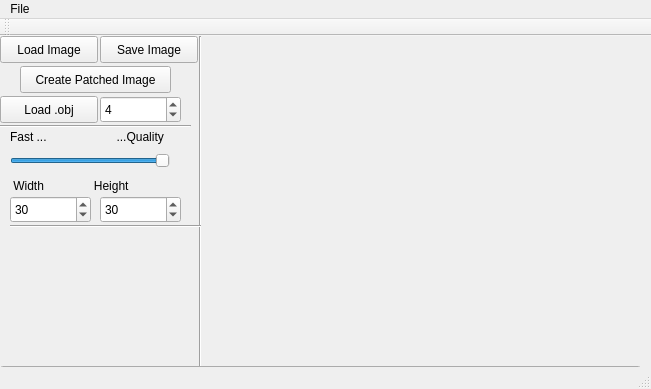
<?xml version="1.0" encoding="UTF-8"?>
<ui version="4.0">
 <class>MainWindow</class>
 <widget class="QMainWindow" name="MainWindow">
  <property name="geometry">
   <rect>
    <x>0</x>
    <y>0</y>
    <width>651</width>
    <height>389</height>
   </rect>
  </property>
  <property name="sizePolicy">
   <sizepolicy hsizetype="Preferred" vsizetype="Preferred">
    <horstretch>0</horstretch>
    <verstretch>0</verstretch>
   </sizepolicy>
  </property>
  <property name="windowTitle">
   <string>MainWindow</string>
  </property>
  <widget class="QWidget" name="centralWidget">
   <property name="sizePolicy">
    <sizepolicy hsizetype="Fixed" vsizetype="Fixed">
     <horstretch>0</horstretch>
     <verstretch>0</verstretch>
    </sizepolicy>
   </property>
   <widget class="QLabel" name="label">
    <property name="geometry">
     <rect>
      <x>10</x>
      <y>200</y>
      <width>161</width>
      <height>141</height>
     </rect>
    </property>
    <property name="text">
     <string/>
    </property>
   </widget>
   <widget class="QPushButton" name="pushButton">
    <property name="geometry">
     <rect>
      <x>0</x>
      <y>0</y>
      <width>98</width>
      <height>27</height>
     </rect>
    </property>
    <property name="text">
     <string>Load Image</string>
    </property>
   </widget>
   <widget class="Line" name="line">
    <property name="geometry">
     <rect>
      <x>190</x>
      <y>0</y>
      <width>20</width>
      <height>331</height>
     </rect>
    </property>
    <property name="orientation">
     <enum>Qt::Vertical</enum>
    </property>
   </widget>
   <widget class="Line" name="line_2">
    <property name="geometry">
     <rect>
      <x>0</x>
      <y>80</y>
      <width>191</width>
      <height>20</height>
     </rect>
    </property>
    <property name="orientation">
     <enum>Qt::Horizontal</enum>
    </property>
   </widget>
   <widget class="QPushButton" name="pushButton_2">
    <property name="geometry">
     <rect>
      <x>20</x>
      <y>30</y>
      <width>151</width>
      <height>27</height>
     </rect>
    </property>
    <property name="text">
     <string>Create Patched Image</string>
    </property>
   </widget>
   <widget class="QWidget" name="verticalLayoutWidget">
    <property name="geometry">
     <rect>
      <x>200</x>
      <y>0</y>
      <width>151</width>
      <height>141</height>
     </rect>
    </property>
    <layout class="QVBoxLayout" name="glLayout">
     <item>
      <widget class="QLabel" name="label_2">
       <property name="text">
        <string/>
       </property>
      </widget>
     </item>
    </layout>
   </widget>
   <widget class="QPushButton" name="pushButton_3">
    <property name="geometry">
     <rect>
      <x>0</x>
      <y>60</y>
      <width>98</width>
      <height>27</height>
     </rect>
    </property>
    <property name="text">
     <string>Load .obj</string>
    </property>
   </widget>
   <widget class="Line" name="line_3">
    <property name="geometry">
     <rect>
      <x>10</x>
      <y>180</y>
      <width>191</width>
      <height>20</height>
     </rect>
    </property>
    <property name="orientation">
     <enum>Qt::Horizontal</enum>
    </property>
   </widget>
   <widget class="QSlider" name="horizontalSlider">
    <property name="geometry">
     <rect>
      <x>10</x>
      <y>110</y>
      <width>160</width>
      <height>29</height>
     </rect>
    </property>
    <property name="minimum">
     <number>2</number>
    </property>
    <property name="maximum">
     <number>11</number>
    </property>
    <property name="pageStep">
     <number>2</number>
    </property>
    <property name="value">
     <number>11</number>
    </property>
    <property name="orientation">
     <enum>Qt::Horizontal</enum>
    </property>
   </widget>
   <widget class="QLabel" name="label_3">
    <property name="geometry">
     <rect>
      <x>10</x>
      <y>90</y>
      <width>171</width>
      <height>21</height>
     </rect>
    </property>
    <property name="text">
     <string>Fast ...                     ...Quality</string>
    </property>
   </widget>
   <widget class="QPushButton" name="pushButton_4">
    <property name="geometry">
     <rect>
      <x>100</x>
      <y>0</y>
      <width>98</width>
      <height>27</height>
     </rect>
    </property>
    <property name="text">
     <string>Save Image</string>
    </property>
   </widget>
   <widget class="QProgressBar" name="progressBar">
    <property name="geometry">
     <rect>
      <x>0</x>
      <y>330</y>
      <width>641</width>
      <height>23</height>
     </rect>
    </property>
    <property name="value">
     <number>0</number>
    </property>
    <property name="invertedAppearance">
     <bool>false</bool>
    </property>
   </widget>
   <widget class="QWidget" name="verticalLayoutWidget_2">
    <property name="geometry">
     <rect>
      <x>350</x>
      <y>0</y>
      <width>151</width>
      <height>141</height>
     </rect>
    </property>
    <layout class="QVBoxLayout" name="glLayout_2">
     <item>
      <widget class="QLabel" name="label_4">
       <property name="text">
        <string/>
       </property>
      </widget>
     </item>
    </layout>
   </widget>
   <widget class="QWidget" name="verticalLayoutWidget_3">
    <property name="geometry">
     <rect>
      <x>500</x>
      <y>0</y>
      <width>151</width>
      <height>141</height>
     </rect>
    </property>
    <layout class="QVBoxLayout" name="glLayout_3">
     <item>
      <widget class="QLabel" name="label_5">
       <property name="text">
        <string/>
       </property>
      </widget>
     </item>
    </layout>
   </widget>
   <widget class="QWidget" name="verticalLayoutWidget_4">
    <property name="geometry">
     <rect>
      <x>200</x>
      <y>140</y>
      <width>151</width>
      <height>141</height>
     </rect>
    </property>
    <layout class="QVBoxLayout" name="glLayout_4">
     <item>
      <widget class="QLabel" name="label_6">
       <property name="text">
        <string/>
       </property>
      </widget>
     </item>
    </layout>
   </widget>
   <widget class="QWidget" name="verticalLayoutWidget_5">
    <property name="geometry">
     <rect>
      <x>350</x>
      <y>140</y>
      <width>151</width>
      <height>141</height>
     </rect>
    </property>
    <layout class="QVBoxLayout" name="glLayout_5">
     <item>
      <widget class="QLabel" name="label_7">
       <property name="text">
        <string/>
       </property>
      </widget>
     </item>
    </layout>
   </widget>
   <widget class="QWidget" name="verticalLayoutWidget_6">
    <property name="geometry">
     <rect>
      <x>500</x>
      <y>140</y>
      <width>151</width>
      <height>141</height>
     </rect>
    </property>
    <layout class="QVBoxLayout" name="glLayout_6">
     <item>
      <widget class="QLabel" name="label_8">
       <property name="text">
        <string/>
       </property>
      </widget>
     </item>
    </layout>
   </widget>
   <widget class="QSpinBox" name="spinBox">
    <property name="geometry">
     <rect>
      <x>10</x>
      <y>160</y>
      <width>81</width>
      <height>27</height>
     </rect>
    </property>
    <property name="maximum">
     <number>10000</number>
    </property>
    <property name="value">
     <number>30</number>
    </property>
   </widget>
   <widget class="QLabel" name="label_9">
    <property name="geometry">
     <rect>
      <x>10</x>
      <y>140</y>
      <width>181</width>
      <height>20</height>
     </rect>
    </property>
    <property name="text">
     <string> Width               Height</string>
    </property>
   </widget>
   <widget class="QSpinBox" name="spinBox_2">
    <property name="geometry">
     <rect>
      <x>100</x>
      <y>160</y>
      <width>81</width>
      <height>27</height>
     </rect>
    </property>
    <property name="maximum">
     <number>10000</number>
    </property>
    <property name="value">
     <number>30</number>
    </property>
   </widget>
   <widget class="QSpinBox" name="spinBox_3">
    <property name="geometry">
     <rect>
      <x>100</x>
      <y>60</y>
      <width>81</width>
      <height>27</height>
     </rect>
    </property>
    <property name="maximum">
     <number>10000</number>
    </property>
    <property name="value">
     <number>4</number>
    </property>
   </widget>
  </widget>
  <widget class="QMenuBar" name="menuBar">
   <property name="geometry">
    <rect>
     <x>0</x>
     <y>0</y>
     <width>651</width>
     <height>25</height>
    </rect>
   </property>
   <widget class="QMenu" name="menuFile">
    <property name="title">
     <string>File</string>
    </property>
    <addaction name="actionOpen_Image"/>
   </widget>
   <addaction name="menuFile"/>
  </widget>
  <widget class="QToolBar" name="mainToolBar">
   <attribute name="toolBarArea">
    <enum>TopToolBarArea</enum>
   </attribute>
   <attribute name="toolBarBreak">
    <bool>false</bool>
   </attribute>
  </widget>
  <widget class="QStatusBar" name="statusBar"/>
  <action name="actionOpen_Image">
   <property name="text">
    <string>Open Image</string>
   </property>
  </action>
 </widget>
 <layoutdefault spacing="6" margin="11"/>
 <resources/>
 <connections/>
</ui>
